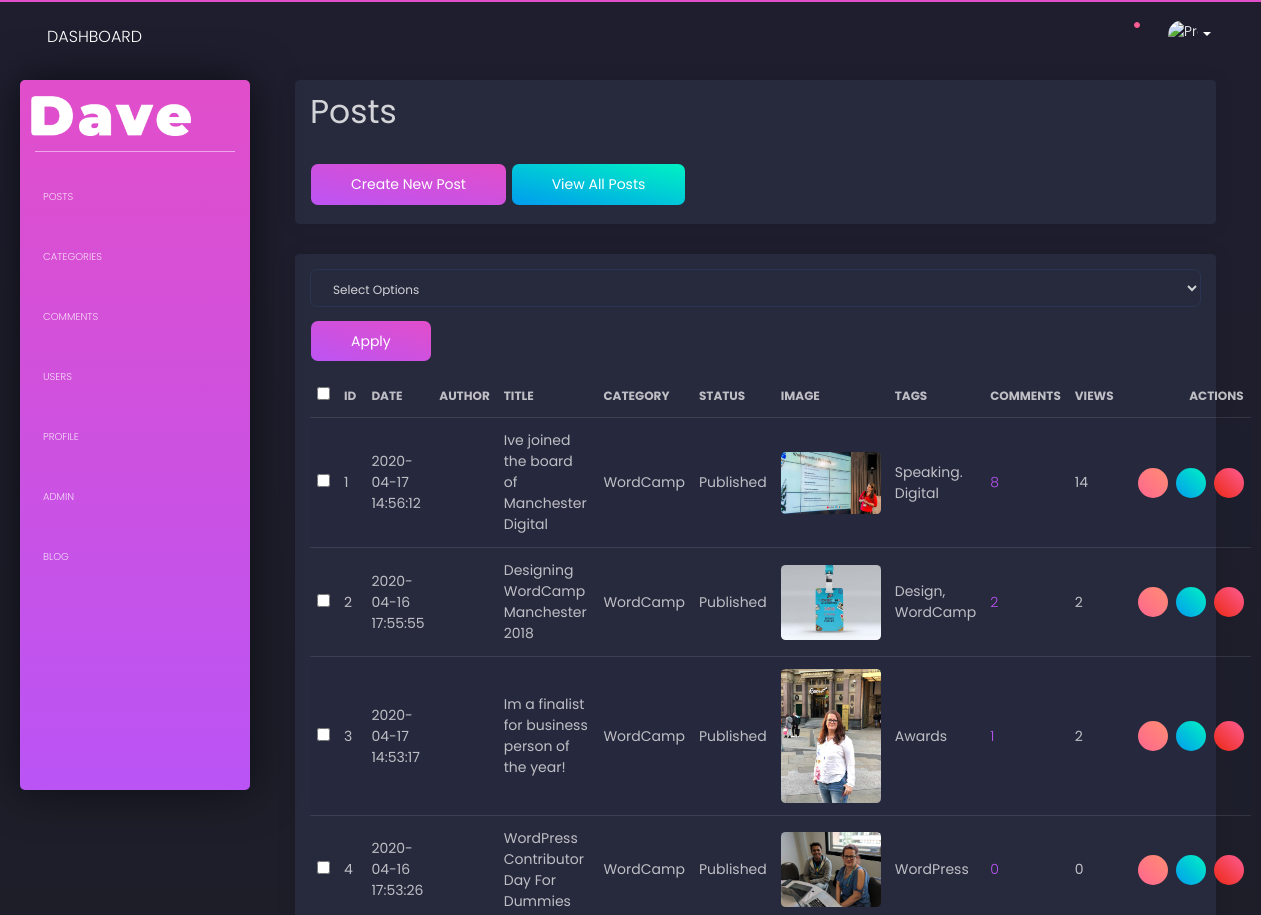
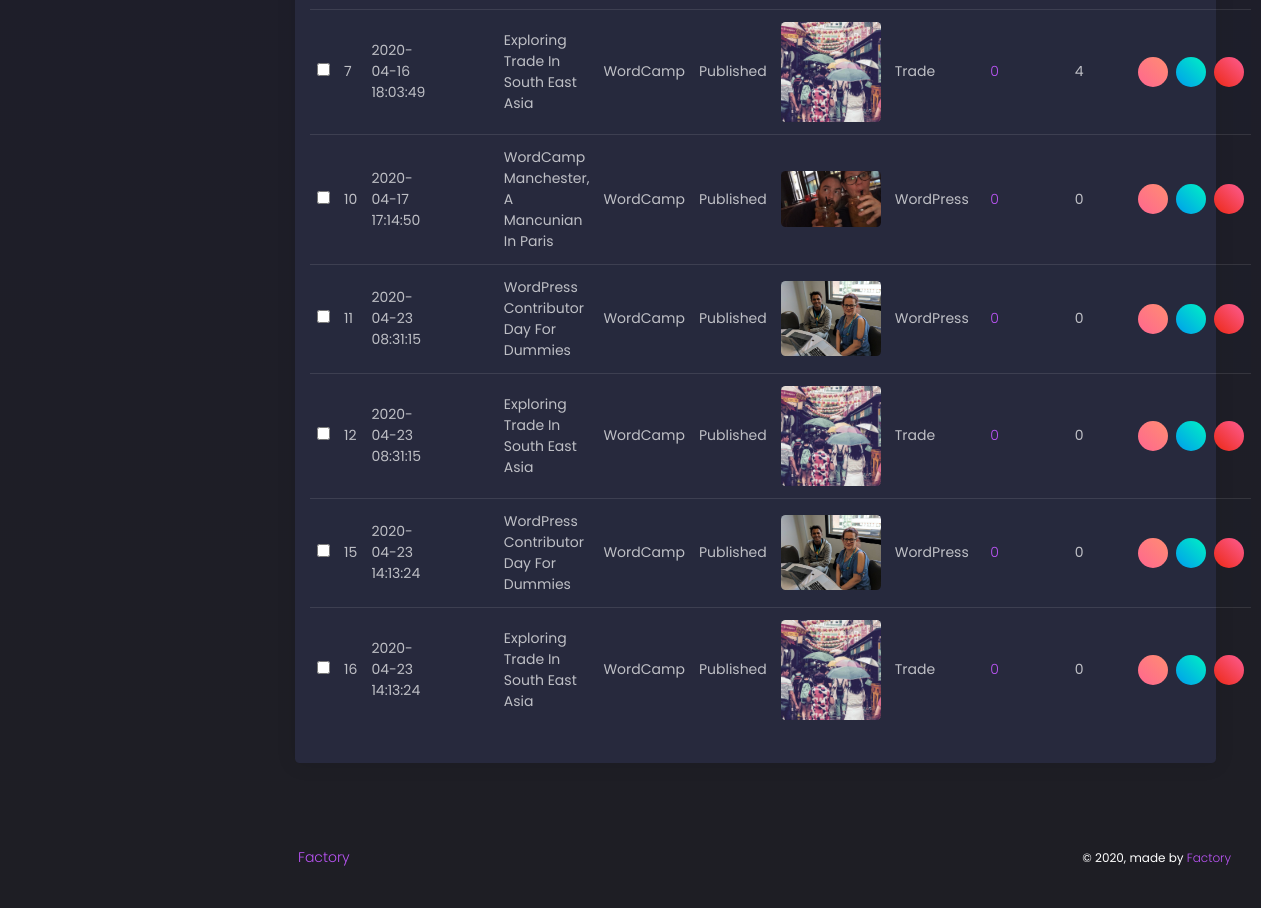
Screenshot of /admin/posts.php (signed in) with the database file from the repository (2 pictures, top to bottom).
### tables this page shows
CREATE TABLE `posts` (
  `post_id` int(11) unsigned NOT NULL AUTO_INCREMENT,
  `post_title` varchar(255) DEFAULT NULL,
  `post_date` text,
  `post_category_id` int(11) DEFAULT NULL,
  `post_status` varchar(355) DEFAULT 'Draft',
  `post_image` text,
  `post_content` text,
  `post_author_id` int(11) DEFAULT NULL,
  `post_tags` varchar(255) DEFAULT NULL,
  `post_comment_count` int(11) DEFAULT NULL,
  `post_author` varchar(255) DEFAULT NULL,
  `post_views_count` int(11) DEFAULT '0',
  PRIMARY KEY (`post_id`)
);

CREATE TABLE `categories` (
  `cat_id` int(11) unsigned NOT NULL AUTO_INCREMENT,
  `cat_title` varchar(255) DEFAULT NULL,
  PRIMARY KEY (`cat_id`)
);

### admin/functions.php (the view, shortened to what this page needs)
<?php
function display_posts()
{
    global $connection;
    $query = "SELECT * FROM posts";
    $display_all_posts = mysqli_query($connection, $query);
    while ($row = mysqli_fetch_assoc($display_all_posts)) {
        $post_id = $row['post_id'];
        $post_title = $row['post_title'];
        $post_date = $row['post_date'];
        $post_author = $row['post_author'];
        $post_category_id = $row['post_category_id'];
        $post_status = $row['post_status'];
        $post_tags = $row['post_tags'];
        $post_image = $row['post_image'];
        $post_views_count = $row['post_views_count'];
        echo '<tr>';
        ?>
        <td><input class="checkboxes" type="checkbox" name="checkBoxArray[]" value ="<?php echo $post_id; ?>"></td>
        <?php
        echo "<td>{$post_id}</td>";
        echo "<td>{$post_date}</td>";
        echo "<td>{$post_author}</td>";
        echo "<td>{$post_title}</td>";
        $query = "SELECT * FROM categories WHERE cat_id = " . $post_category_id;
        $show_cat_name = mysqli_query($connection, $query);
        while ($row = mysqli_fetch_assoc($show_cat_name)) {
            $cat_title = $row['cat_title'];
        }
        echo "<td>{$cat_title}</td>";
        echo "<td>{$post_status}</td>";
        echo "<td><img class='img-fluid' src='../images/posts/{$post_image}' alt='' style='max-width:100px;'/></td>";
        echo "<td>{$post_tags}</td>";
        $comment_count_query = "SELECT * FROM comments WHERE comment_post_id = " . $post_id;
        $comment_query = mysqli_query($connection, $comment_count_query);
        $row = mysqli_fetch_array($comment_query);
        $comment_id = isset($row['comment_id']);
        $comment_count = mysqli_num_rows($comment_query);
        echo "<td><a href='comments-filtered.php?id=$comment_id'>{$comment_count}</a></td>";
        echo "<td>{$post_views_count}</td>";
        echo '<td class="text-right" style="min-width: 130px;">';
        echo '<a href ="../post.php?p_id=' . $post_id . '"
        class="btn btn-warning btn-sm btn-round btn-icon mr-2">
        <i class="fal fa-eye pt-2"></i></a>';
        echo '<a href ="posts.php?source=update_post&p_id=' . $post_id . '"
        class="btn btn-success btn-sm btn-round btn-icon mr-2">
        <i class="fal fa-edit pt-2"></i></a>';
        echo '<a onClick="javascript: return confirm(\'Are you sure you want to delete?\');" href="posts.php?delete=' . $post_id . '"
        class="btn btn-danger btn-sm btn-round btn-icon">
        <i class="fal fa-trash-alt pt-2"></i></a>';
        echo '</td>';
        echo '</tr>';
    }
}
    ?>
    <?php
function switch_post_content()
{
    if (isset($_GET['source'])) {
        $set_source = $_GET['source'];
    } else {
        $set_source = '';
    }
    switch ($set_source) {
        default:
            include 'includes/posts/view-posts.php';
            break;
    }
}
        ?>

### admin/css/style.css (style rules this page uses)
.btn { font-weight: 400 !important; font-size: 14px; }

### rows the page displays
posts: post_id "1", post_date "2020-04-17 14:56:12", post_title "Ive joined the board of Manchester Digital", categories.cat_title "WordCamp", post_status "Published", post_image (picture), post_tags "Speaking. Digital", comment_count "8", post_views_count "14"
posts: post_id "2", post_date "2020-04-16 17:55:55", post_title "Designing WordCamp Manchester 2018", categories.cat_title "WordCamp", post_status "Published", post_image (picture), post_tags "Design, WordCamp", comment_count "2", post_views_count "2"
posts: post_id "3", post_date "2020-04-17 14:53:17", post_title "Im a finalist for business person of the year!", categories.cat_title "WordCamp", post_status "Published", post_image (picture), post_tags "Awards", comment_count "1", post_views_count "2"
posts: post_id "4", post_date "2020-04-16 17:53:26", post_title "WordPress Contributor Day For Dummies", categories.cat_title "WordCamp", post_status "Published", post_image (picture), post_tags "WordPress", comment_count "0", post_views_count "0"
posts: post_id "7", post_date "2020-04-16 18:03:49", post_title "Exploring Trade In South East Asia", categories.cat_title "WordCamp", post_status "Published", post_image (picture), post_tags "Trade", comment_count "0", post_views_count "4"
posts: post_id "10", post_date "2020-04-17 17:14:50", post_title "WordCamp Manchester, A Mancunian In Paris", categories.cat_title "WordCamp", post_status "Published", post_image (picture), post_tags "WordPress", comment_count "0", post_views_count "0"
posts: post_id "11", post_date "2020-04-23 08:31:15", post_title "WordPress Contributor Day For Dummies", categories.cat_title "WordCamp", post_status "Published", post_image (picture), post_tags "WordPress", comment_count "0", post_views_count "0"
posts: post_id "12", post_date "2020-04-23 08:31:15", post_title "Exploring Trade In South East Asia", categories.cat_title "WordCamp", post_status "Published", post_image (picture), post_tags "Trade", comment_count "0", post_views_count "0"
posts: post_id "15", post_date "2020-04-23 14:13:24", post_title "WordPress Contributor Day For Dummies", categories.cat_title "WordCamp", post_status "Published", post_image (picture), post_tags "WordPress", comment_count "0", post_views_count "0"
posts: post_id "16", post_date "2020-04-23 14:13:24", post_title "Exploring Trade In South East Asia", categories.cat_title "WordCamp", post_status "Published", post_image (picture), post_tags "Trade", comment_count "0", post_views_count "0"
